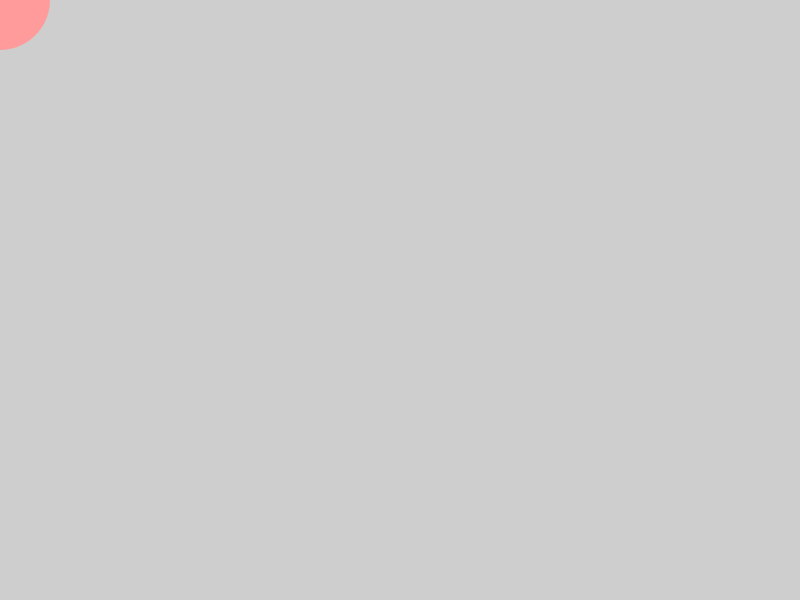
Frame 1 (no input)
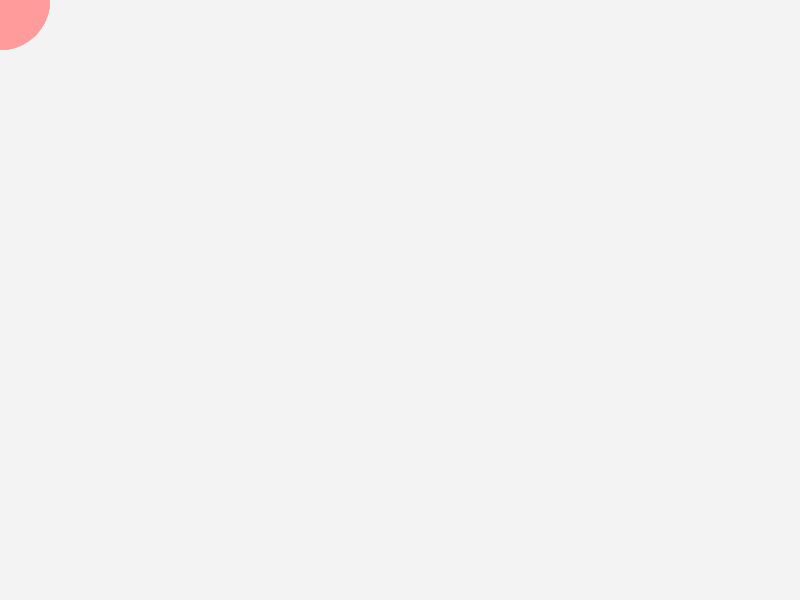
Frame 60 (the mouse pressed at the canvas centre just before this capture)
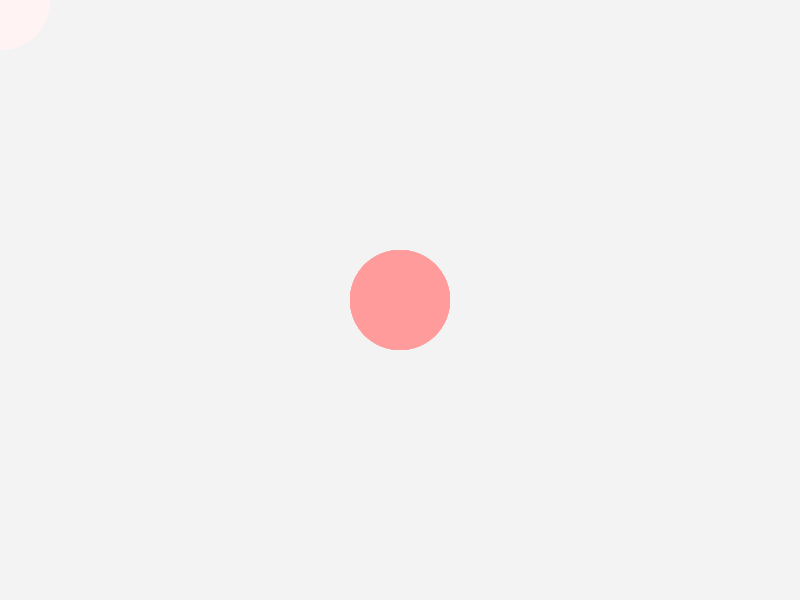
Frame 120 (the mouse held since frame 60 and released just before this capture)

The Processing sketch that drew these frames (run headless with seeded random() and noise(); from frame 60 on, the mouse is pressed at the canvas centre):

// Processing sketch: circle
// ── circle.pde
void setup()
{
  size(800,600);
}

void draw()
{
  noStroke();
  fill(255,255,255,10);
  rect(0,0,width,height);
  fill(255,155,155);
  circle(mouseX,mouseY,100);
}
